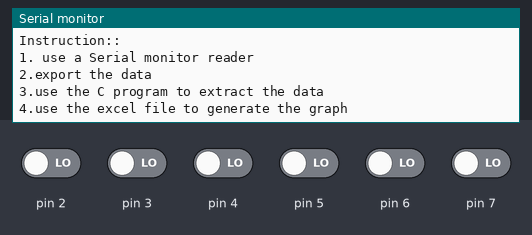
A sketch run on a simulated Arduino Uno, built with avr-gcc and run on an emulated ATmega328P. Shown: the last lines printed to the serial monitor. Inputs (shaded band) come from the test bench; at power-on: pin 2–7 LOW.

Above: at 1.3 s.
1.4 s: pin 2 driven HIGH
At 3.2 s:
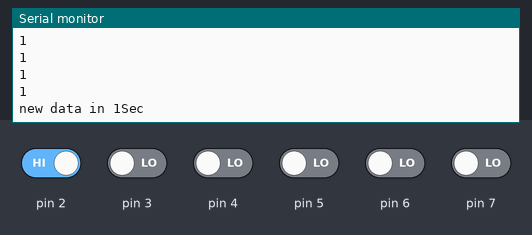
3.3 s: pin 3 driven HIGH
At 6.3 s:
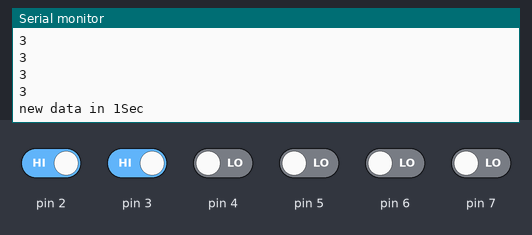

Measured:
- after the input at 1.4 s, the serial monitor: prints a new line after 0.06 s (image 1)
- after the input at 3.3 s, the serial monitor: prints a new line after 0.68 s (image 2)

The sketch:

digital_input_check_2.ino
```cpp
#define SIZE 500
#define PASS 2

short int data[SIZE];
int pass;
int index;
int ocra_value;
int captureflag;
int timerflag;
int printflag;
int del;
int offset;
void empty(){

}

void setup() {

TCCR1A = 0;
TCCR1B = 0;
TCCR1B = (1<<CS10)|(1<<WGM12);
ocra_value = 4;
OCR1A = 2000;


EICRA = 0b00000101;
TIMSK1 = (1<<OCIE1A);

EIMSK = 0b00000011;
Serial.begin(9600);

Serial.println("Digital Signal capture");
Serial.print("Enter the freq:  512000\n");
Serial.println("Instruction::");
Serial.println("1. use a Serial monitor reader");
Serial.println("2.export the data ");
Serial.println("3.use the C program to extract the data" );
Serial.println("4.use the excel file to generate the graph\n");


captureflag = 0;
timerflag = 0;
}

void loop() {
  //don't use interrupt in loop section

  if (captureflag && timerflag){
    index -=offset;
    offset +=index;
    while(index--){
      Serial.println(data[index]);
    }
    captureflag = 0;
    timerflag = 0;
    Serial.println("new data in 1Sec");
    delay(1000);
    Serial.println("ready");
  }
}

ISR(TIMER1_COMPA_vect){
  //Serial.println(millis());
  if (captureflag && !timerflag ) {

    if (index >= offset) {
      data[index-offset] = (PIND&0b11111100)>>2;
      ++index;
    }
    if (index<offset) index++;

    if (index-offset == SIZE) {
      timerflag = 1;


    }

  }

}

ISR(INT0_vect){
  captureflag = 1;

}

ISR(INT1_vect){
  captureflag = 1;

}
```
